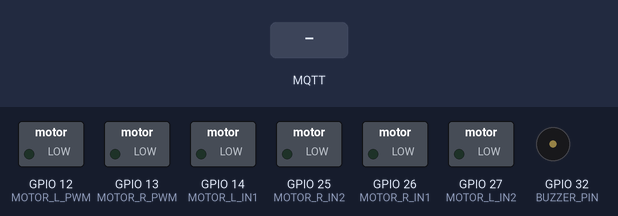
A sketch run on a simulated ESP32. Shown: switched loads named in the sketch (green lamp = pin HIGH), buzzer (waves = sounding). Inputs (shaded band) come from the test bench. WiFi joins after 1.5 s; servers stay silent unless stated; no MQTT or app messages arrive unless stated; what the sketch prints to the serial monitor is not drawn.

Above: at 2.7 s.
2.8 s: MQTT message "ON" arrives on the second subscribed topic
At 3.7 s:
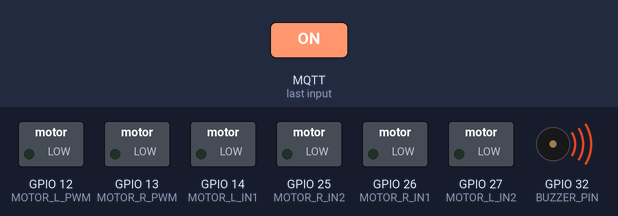
4.3 s: MQTT message "FREQ=" arrives on the second subscribed topic
At 4.9 s:
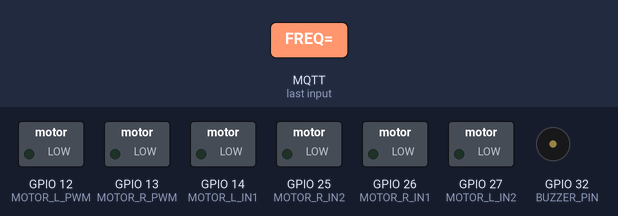
Timing chart, 0 to 7.3 s (numbered marks = the images above; inputs shaded):
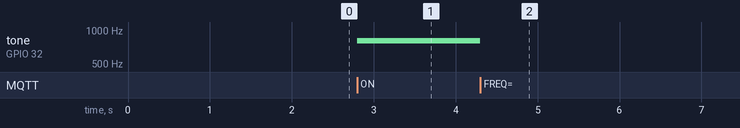

The sketch:

keinarra_mqtt.ino
```cpp
/*
 * KEINARRA — ESP32 MQTT Robot Controller
 *
 * Flow:
 *   Next.js (browser) → MQTT over WebSocket → HiveMQ Cloud (8884)
 *   ESP32             → MQTT over TCP        → HiveMQ Cloud (1883)
 *
 * Subscribe topics:
 *   keinarra/esp32/motor   — JSON {"left":<int>,"right":<int>}  (-255..255)
 *   keinarra/esp32/buzzer  — "ON:FREQ=<hz>" / "OFF"
 *
 * Publish topics:
 *   keinarra/esp32/status  — status messages
 */

#include <WiFi.h>
#include <PubSubClient.h>

// ── WiFi ─────────────────────────────────────────────────────────────────
const char* WIFI_SSID     = "your-ssid";
const char* WIFI_PASSWORD = "your-password";

// ── MQTT ─────────────────────────────────────────────────────────────────
const char* MQTT_BROKER   = "1303127e3fac47ce811384c183c0f735.s1.eu.hivemq.cloud";
const int   MQTT_PORT     = 1883;
const char* MQTT_CLIENT_ID = "keinarra-esp32";
const char* MQTT_USER     = "keinarra";
const char* MQTT_PASS     = "Keinarra123";

const char* TOPIC_MOTOR   = "keinarra/esp32/motor";
const char* TOPIC_BUZZER  = "keinarra/esp32/buzzer";
const char* TOPIC_STATUS  = "keinarra/esp32/status";

// ── Motor pins (L298N / L293D example) ──────────────────────────────────
const int MOTOR_L_PWM = 12;
const int MOTOR_L_IN1  = 14;
const int MOTOR_L_IN2  = 27;
const int MOTOR_R_PWM  = 13;
const int MOTOR_R_IN1  = 26;
const int MOTOR_R_IN2  = 25;
const int BUZZER_PIN   = 32;

// ── Globals ──────────────────────────────────────────────────────────────
WiFiClient wifiClient;
PubSubClient mqttClient(wifiClient);

unsigned long lastStatusMs = 0;
char msgBuf[128];

// ── Motor control ────────────────────────────────────────────────────────
void setMotor(int pwm, int in1, int in2, int speed) {
  speed = constrain(speed, -255, 255);
  if (speed > 0) {
    digitalWrite(in1, HIGH);
    digitalWrite(in2, LOW);
    ledcWrite(pwm, speed);
  } else if (speed < 0) {
    digitalWrite(in1, LOW);
    digitalWrite(in2, HIGH);
    ledcWrite(pwm, -speed);
  } else {
    digitalWrite(in1, LOW);
    digitalWrite(in2, LOW);
    ledcWrite(pwm, 0);
  }
}

void setMotors(int left, int right) {
  setMotor(MOTOR_L_PWM, MOTOR_L_IN1, MOTOR_L_IN2, left);
  setMotor(MOTOR_R_PWM, MOTOR_R_IN1, MOTOR_R_IN2, right);
}

// ── Buzzer ───────────────────────────────────────────────────────────────
void buzzerOn(int freq) {
  ledcWriteTone(BUZZER_PIN, freq);
}

void buzzerOff() {
  ledcWriteTone(BUZZER_PIN, 0);
}

// ── MQTT callback ────────────────────────────────────────────────────────
void mqttCallback(char* topic, byte* payload, unsigned int len) {
  payload[len] = '\0';
  String msg = String((char*)payload);
  String t = String(topic);

  if (t == TOPIC_MOTOR) {
    // Parse JSON: {"left":<int>,"right":<int>}
    int left = 0, right = 0;
    int li = msg.indexOf("\"left\":");
    int ri = msg.indexOf("\"right\":");
    if (li >= 0) left = msg.substring(li + 7).toInt();
    if (ri >= 0) right = msg.substring(ri + 8).toInt();
    setMotors(left, right);
    snprintf(msgBuf, sizeof(msgBuf), "motor L=%d R=%d", left, right);
    mqttClient.publish(TOPIC_STATUS, msgBuf);

  } else if (t == TOPIC_BUZZER) {
    if (msg.startsWith("ON")) {
      int fi = msg.indexOf("FREQ=");
      int freq = (fi >= 0) ? msg.substring(fi + 5).toInt() : 800;
      buzzerOn(freq);
      mqttClient.publish(TOPIC_STATUS, "buzzer ON");
    } else {
      buzzerOff();
      mqttClient.publish(TOPIC_STATUS, "buzzer OFF");
    }
  }
}

// ── Reconnect ────────────────────────────────────────────────────────────
void reconnectMQTT() {
  while (!mqttClient.connected()) {
    Serial.print("MQTT connecting...");
    if (mqttClient.connect(MQTT_CLIENT_ID, MQTT_USER, MQTT_PASS)) {
      Serial.println(" connected");
      mqttClient.subscribe(TOPIC_MOTOR);
      mqttClient.subscribe(TOPIC_BUZZER);
      mqttClient.publish(TOPIC_STATUS, "ESP32 online");
    } else {
      Serial.print(" failed (");
      Serial.print(mqttClient.state());
      Serial.println(") retry in 3s");
      delay(3000);
    }
  }
}

// ── Setup ────────────────────────────────────────────────────────────────
void setup() {
  Serial.begin(115200);

  // Motor pins
  ledcAttach(MOTOR_L_PWM, 1000, 8);
  ledcAttach(MOTOR_R_PWM, 1000, 8);
  pinMode(MOTOR_L_IN1, OUTPUT);
  pinMode(MOTOR_L_IN2, OUTPUT);
  pinMode(MOTOR_R_IN1, OUTPUT);
  pinMode(MOTOR_R_IN2, OUTPUT);

  // Buzzer
  ledcAttach(BUZZER_PIN, 1000, 8);

  // WiFi
  WiFi.begin(WIFI_SSID, WIFI_PASSWORD);
  Serial.print("WiFi connecting");
  while (WiFi.status() != WL_CONNECTED) {
    delay(500);
    Serial.print(".");
  }
  Serial.println(" connected");
  Serial.print("IP: ");
  Serial.println(WiFi.localIP());

  // MQTT
  mqttClient.setServer(MQTT_BROKER, MQTT_PORT);
  mqttClient.setCallback(mqttCallback);
}

// ── Loop ─────────────────────────────────────────────────────────────────
void loop() {
  if (!mqttClient.connected()) {
    reconnectMQTT();
  }
  mqttClient.loop();

  // Periodic status
  unsigned long now = millis();
  if (now - lastStatusMs > 15000) {
    lastStatusMs = now;
    mqttClient.publish(TOPIC_STATUS, "alive");
  }
}
```

Measured:
- after the input at 2.8 s, tone on GPIO 32 (BUZZER_PIN): silent → 800 Hz at once
- after the input at 4.3 s, tone on GPIO 32 (BUZZER_PIN): 800 Hz → silent at once
